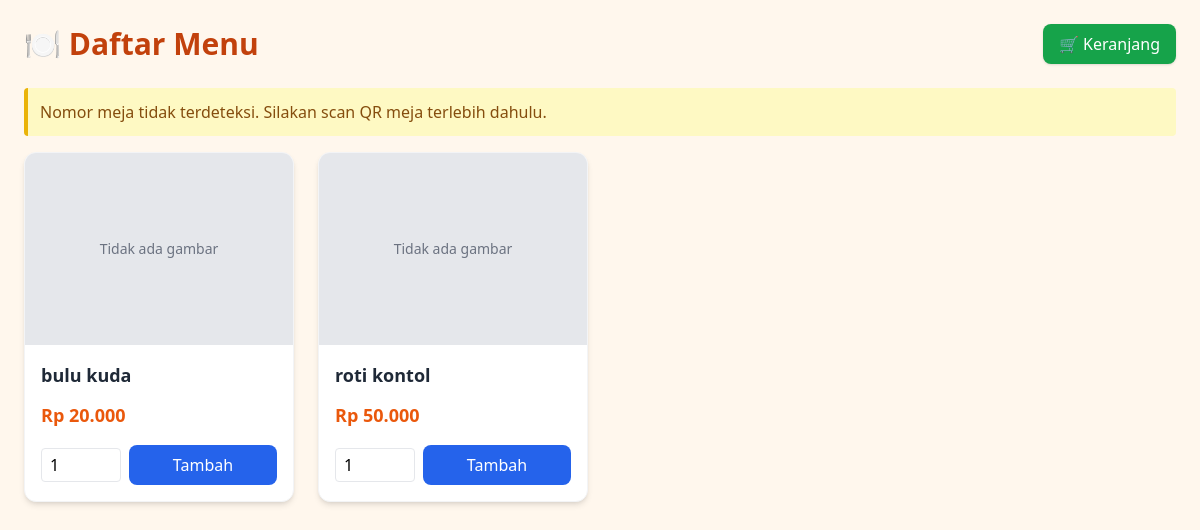
/public/menu.php, run on the app's committed database.
### tables this page shows
CREATE TABLE `products` (
  `id` int NOT NULL,
  `name` varchar(150) NOT NULL,
  `price` decimal(12,2) NOT NULL DEFAULT '0.00',
  `description` text,
  `stock` int DEFAULT '0',
  `image` varchar(255) DEFAULT NULL,
  `created_at` timestamp NULL DEFAULT CURRENT_TIMESTAMP
);

### app/helpers.php (called while the page is built, shortened)
<?php
function e($string) {
    return htmlspecialchars($string, ENT_QUOTES, 'UTF-8');
}
function currency($number) {
    return 'Rp ' . number_format($number, 0, ',', '.');
}

### public/menu.php (the view, shortened to what this page needs)
<?php
require_once __DIR__ . '/../config/config.php';
require_once __DIR__ . '/../app/helpers.php';
$stmt = $pdo->query("SELECT * FROM products ORDER BY name");
$products = $stmt->fetchAll(PDO::FETCH_ASSOC);
$table_id = $_SESSION['table_id'] ?? null;
?>
<!doctype html>
<html lang="id">
<head>
  <script src="https://cdn.tailwindcss.com"></script>
</head>
<body class="bg-orange-50 p-6">
  <div class="max-w-6xl mx-auto">
    <div class="flex justify-between items-center mb-6">
      <h1 class="text-3xl font-bold text-orange-700">🍽️ Daftar Menu</h1>
      <a href="cart.php" class="px-4 py-2 bg-green-600 text-white rounded-lg shadow hover:bg-green-700 transition">
        🛒 Keranjang
      </a>
    </div>
    <?php if (!$table_id): ?>
      <div class="mb-4 p-3 bg-yellow-100 border-l-4 border-yellow-500 text-yellow-800 rounded">
        Nomor meja tidak terdeteksi. Silakan scan QR meja terlebih dahulu.
      </div>
    <?php else: ?>
      <div class="mb-4 text-sm text-gray-700">
        Nomor meja: <strong><?= e($table_id) ?></strong>
      </div>
    <?php endif; ?>
    <div class="grid grid-cols-1 sm:grid-cols-2 md:grid-cols-3 lg:grid-cols-4 gap-6">
      <?php foreach($products as $p): ?>
        <div class="bg-white rounded-xl shadow-md hover:shadow-lg transition overflow-hidden border border-gray-100">
          <?php if (!empty($p['image']) && file_exists(__DIR__ . "/assets/images/" . $p['image'])): ?>
            <img src="assets/images/<?= e($p['image']) ?>"
                 alt="<?= e($p['name']) ?>"
                 class="w-full h-48 object-cover">
          <?php else: ?>
            <div class="w-full h-48 bg-gray-200 flex items-center justify-center text-gray-500 text-sm">
              Tidak ada gambar
            </div>
          <?php endif; ?>
          <div class="p-4">
            <h3 class="font-semibold text-lg text-gray-800"><?= e($p['name']) ?></h3>
            <div class="mt-3 text-orange-600 font-bold text-lg"><?= currency($p['price']) ?></div>
            <form action="add_cart.php" method="post" class="mt-4 flex items-center gap-2">
              <input type="number" name="qty" value="1" min="1" class="w-20 px-2 py-1 border rounded">
              <button class="flex-1 bg-blue-600 hover:bg-blue-700 text-white py-2 rounded-lg transition">
                Tambah
              </button>
            </form>
          </div>
        </div>
      <?php endforeach; ?>
    </div>
  </div>
</body>
</html>

### data on the page
products: shows "Tidak ada gambar", name "bulu kuda", price "Rp 20.000"
products: image "Tidak ada gambar", name "roti kontol", price "Rp 50.000"
